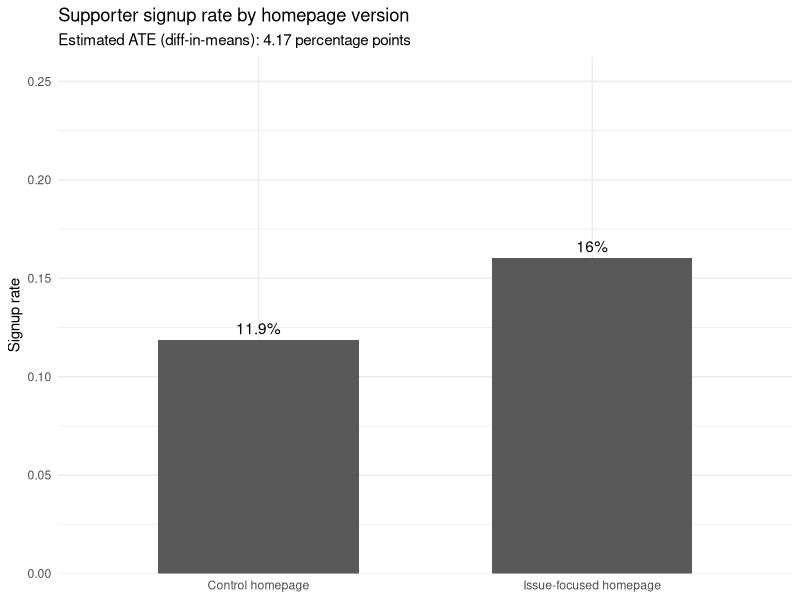
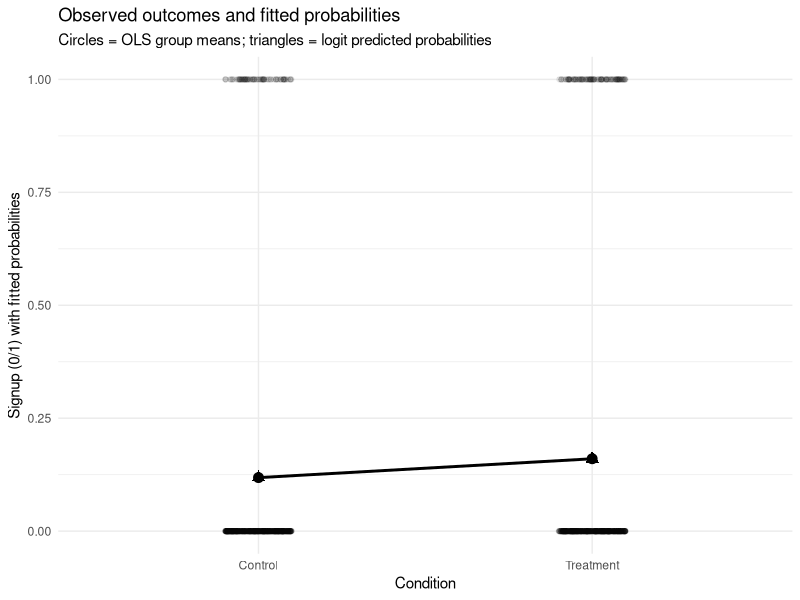

Write the R code that produced these figures, in order.
## ---- chunk 1
knitr::opts_chunk$set(echo = TRUE)
set.seed(2024)
library(ggplot2)
## ---- chunk 2
# 1. Set sample size
n <- 1500

# 2. Random treatment assignment (50/50 split)
treatment <- rbinom(n = n, size = 1, prob = 0.5)

# 3. Potential outcome probabilities
p_control <- 0.12
p_treated <- 0.17

Y0 <- rbinom(n = n, size = 1, prob = p_control)  # outcome under control
Y1 <- rbinom(n = n, size = 1, prob = p_treated)  # outcome under treatment

# 4. Realised outcome
support_signup <- ifelse(treatment == 1, Y1, Y0)

# 5. Data frame
party_ab <- data.frame(
  visitor_id     = 1:n,
  treatment      = treatment,
  support_signup = support_signup
)

head(party_ab)
summary(party_ab)
table(party_ab$treatment)
table(party_ab$support_signup)
## ---- chunk 3
mean_control <- mean(party_ab$support_signup[party_ab$treatment == 0])
mean_treated <- mean(party_ab$support_signup[party_ab$treatment == 1])

ate_hat <- mean_treated - mean_control

mean_control
mean_treated
ate_hat
## ---- chunk 4
means_df <- data.frame(
  condition = c("Control homepage", "Issue-focused homepage"),
  mean_signup = c(mean_control, mean_treated)
)

ggplot(means_df, aes(x = condition, y = mean_signup)) +
  geom_col(width = 0.6) +
  geom_text(aes(label = paste0(round(mean_signup * 100, 1), "%")), vjust = -0.5) +
  scale_y_continuous(limits = c(0, 0.25), expand = expansion(mult = c(0, 0.05))) +
  labs(
    x = NULL,
    y = "Signup rate",
    title = "Supporter signup rate by homepage version",
    subtitle = paste0("Estimated ATE (diff-in-means): ", round(ate_hat * 100, 2), " percentage points")
  ) +
  theme_minimal()
## ---- chunk 5
lm_model <- lm(support_signup ~ treatment, data = party_ab)
summary(lm_model)
coef(lm_model)
## ---- chunk 6
logit_model <- glm(
  support_signup ~ treatment,
  data = party_ab,
  family = binomial(link = "logit")
)
summary(logit_model)
## ---- chunk 7
p_hat_control <- predict(logit_model, newdata = data.frame(treatment = 0), type = "response")
p_hat_treated <- predict(logit_model, newdata = data.frame(treatment = 1), type = "response")
ate_logit <- p_hat_treated - p_hat_control

p_hat_control
p_hat_treated
ate_logit
## ---- chunk 8
group_df <- data.frame(
  treatment = c(0, 1),
  prob = c(mean_control, mean_treated),
  model = "OLS group means"
)

logit_df <- data.frame(
  treatment = c(0, 1),
  prob = c(p_hat_control, p_hat_treated),
  model = "Logit predicted probs"
)

ggplot() +
  geom_point(data = party_ab,
             aes(x = factor(treatment), y = support_signup),
             position = position_jitter(width = 0.1, height = 0),
             alpha = 0.08) +
  geom_line(data = group_df,
            aes(x = factor(treatment), y = prob, group = 1),
            linewidth = 1) +
  geom_point(data = group_df,
             aes(x = factor(treatment), y = prob),
             size = 3) +
  geom_point(data = logit_df,
             aes(x = factor(treatment), y = prob),
             shape = 17,
             size = 3) +
  scale_x_discrete(labels = c("Control", "Treatment")) +
  labs(
    x = "Condition",
    y = "Signup (0/1) with fitted probabilities",
    title = "Observed outcomes and fitted probabilities",
    subtitle = "Circles = OLS group means; triangles = logit predicted probabilities"
  ) +
  theme_minimal()
